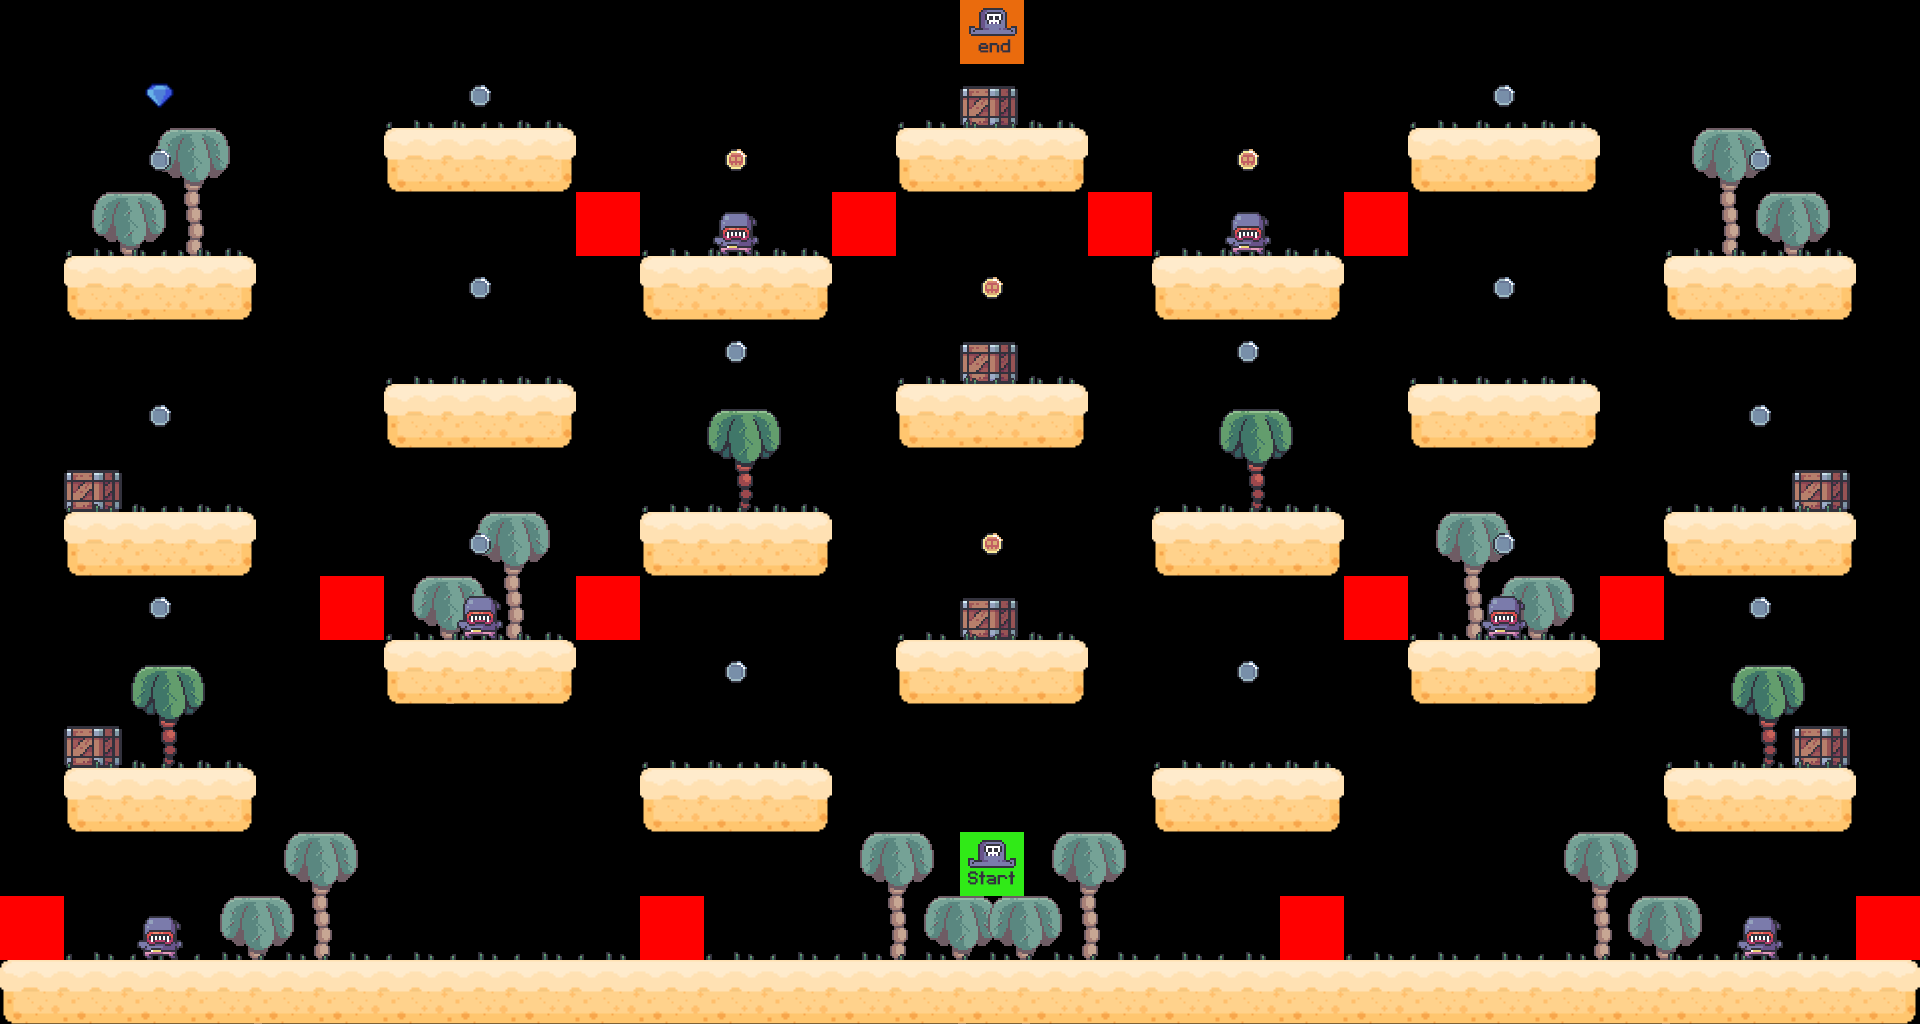

Tiled map render using the project's own tile images. Description and the map definition, with tile-layer contents summarised, below:
An orthogonal 30x16 tile map with 64x64 px tiles, 10 tile layers (bg_palm, terrain, crates, grass, ...), 8 tilesets.

<map version="1.9" tiledversion="1.9.2" orientation="orthogonal" renderorder="right-down" width="30" height="16" tilewidth="64" tileheight="64" infinite="0" nextlayerid="11" nextobjectid="1">
 <editorsettings>
  <export target="../16/level_16.csv" format="csv" />
 </editorsettings>
 <tileset firstgid="1" source="../tilesets/soft_sand_tiles.tsx" />
 <tileset firstgid="56" source="../tilesets/palms.tsx" />
 <tileset firstgid="59" source="../tilesets/crates.tsx" />
 <tileset firstgid="60" source="../tilesets/grass_tiles.tsx" />
 <tileset firstgid="65" source="../tilesets/enemy_tiles.tsx" />
 <tileset firstgid="67" source="../tilesets/coin_tiles.tsx" />
 <tileset firstgid="69" source="../tilesets/diamond_tile.tsx" />
 <tileset firstgid="70" source="../tilesets/setup_tiles.tsx" />
 <layer id="2" name="bg_palm" width="30" height="16">
  <data>[480 cells, 16 non-empty, 1 distinct tile ids]</data>
 </layer>
 <layer id="1" name="terrain" width="30" height="16">
  <data>[480 cells, 93 non-empty, 3 distinct tile ids]</data>
 </layer>
 <layer id="3" name="crates" width="30" height="16">
  <data>[480 cells, 7 non-empty, 1 distinct tile ids]</data>
 </layer>
 <layer id="4" name="grass" width="30" height="16">
  <data>[480 cells, 93 non-empty, 5 distinct tile ids]</data>
 </layer>
 <layer id="5" name="enemies" width="30" height="16">
  <data>[480 cells, 6 non-empty, 1 distinct tile ids]</data>
 </layer>
 <layer id="6" name="constraints" width="30" height="16">
  <data>[480 cells, 12 non-empty, 1 distinct tile ids]</data>
 </layer>
 <layer id="7" name="fg_palm" width="30" height="16">
  <data>[480 cells, 4 non-empty, 1 distinct tile ids]</data>
 </layer>
 <layer id="8" name="coins" width="30" height="16">
  <data>[480 cells, 20 non-empty, 2 distinct tile ids]</data>
 </layer>
 <layer id="9" name="diamond" width="30" height="16">
  <data>[480 cells, 1 non-empty, 1 distinct tile ids]</data>
 </layer>
 <layer id="10" name="player" width="30" height="16">
  <data>[480 cells, 2 non-empty, 2 distinct tile ids]</data>
 </layer>
</map>
